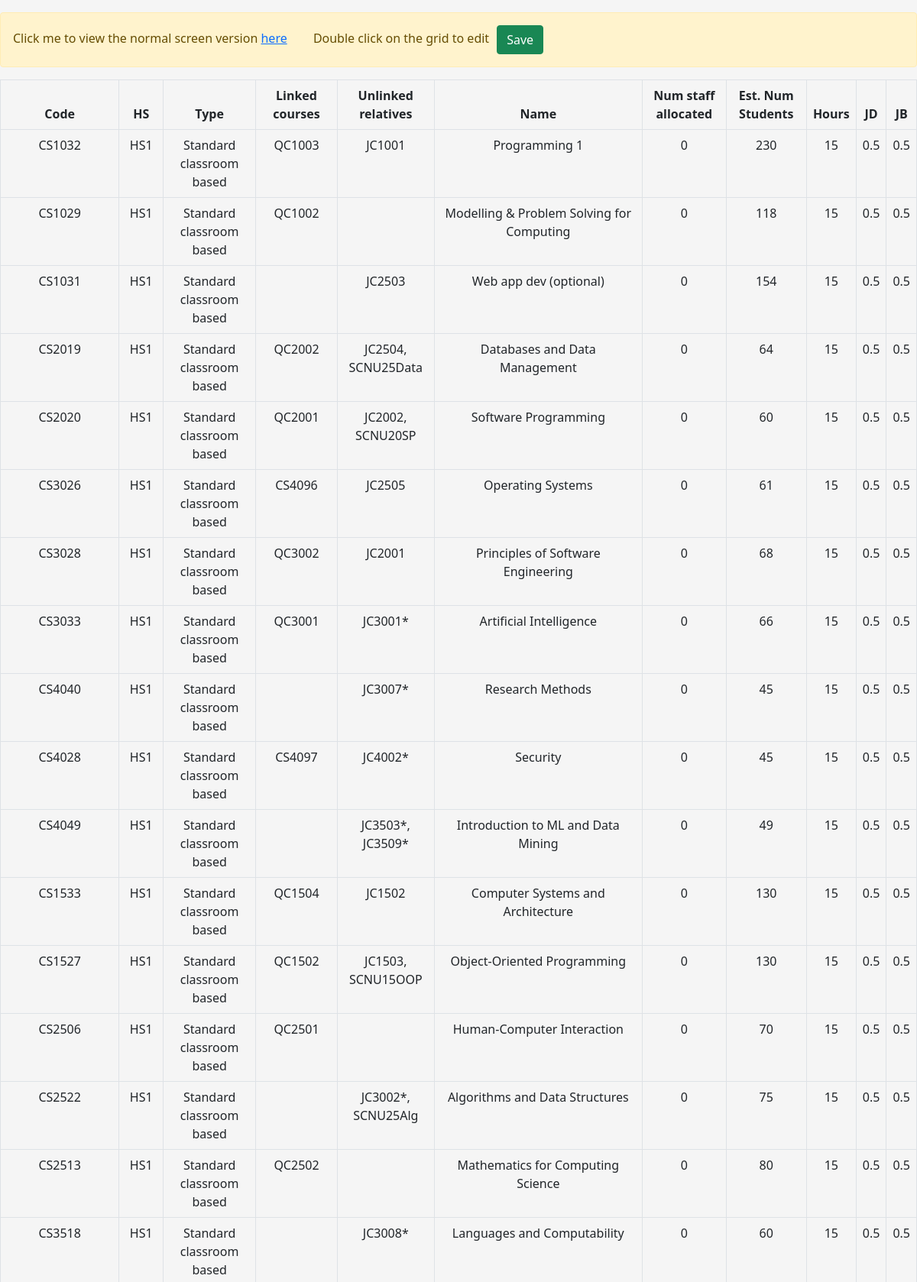
The page /staffvModules/full/ (upper part) on the database its author committed.
### staffvModules/models.py (models this page shows, shortened)
class Course(models.Model):
    id = models.AutoField(primary_key=True)
    code = models.CharField(max_length=100)
    linked_courses = models.CharField(max_length=100)
    unlinked_relatives = models.CharField(max_length=100)
    name = models.CharField(max_length=100)
    type = models.CharField(max_length=100, null=True, blank=True)
    hs = models.CharField(max_length=100, null=True, blank=True)
    num_staff_allocated = models.IntegerField()
    est_num_students = models.IntegerField()
    hours = models.IntegerField()
    create_time = models.DateTimeField(auto_now_add=True)
    is_delete = models.BooleanField(default=False)
    class Meta:
        db_table = 'balancer_course'

### staffvModules/views.py (the view)
# urls.py: path('full/', views.full_list, name='staffvModules_full_course_list'),
def full_list(request, category=None):
    if category == 'project':
        items = Project.objects.filter(is_delete=0)
        template_name = 'full/full_project_list.html'
    elif category == 'adminrole':
        items = AdminRole.objects.filter(is_delete=0)
        template_name = 'full/full_adminrole_list.html'
    elif category == 'schoolrole':
        items = SchoolRole.objects.filter(is_delete=0)
        template_name = 'full/full_schoolrole_list.html'
    elif category == 'unirole':
        items = UniRole.objects.filter(is_delete=0)
        template_name = 'full/full_unirole_list.html'
    else:
        items = Course.objects.filter(is_delete=0)
        template_name = 'full/full_course_list.html'
    context = {'list': items}
    return render(request, template_name, context)

### staffvModules/templates/full/full_course_list.html (shortened to what this page needs)
{% include 'common/header.html' %}
<div class="main-content">
    <div class="container my-3">
        <div class="alert alert-warning mt-3" role="alert">
            Click me to view the normal screen version <a href="/staffvModules/">here</a>
            <span  style="margin-left: 30px;">Double click on the grid to edit</span><button class="btn btn-success" style="margin-left: 10px;" onclick="alert('This feature has not yet been developed')">Save</button>
        </div>
        <div class="tab-content" id="myTabsContent">
            <div class="tab-pane fade show active" id="courses" role="tabpanel" aria-labelledby="coursesTab">
                <div class="table-responsive">
                    <table class="table table-bordered table-hover">
                        <thead>
                            <tr>
                                <th>Code</th>
                                <th>HS</th>
                                <th>Type</th>
                                <th>Linked courses</th>
                                <th>Unlinked relatives</th>
                                <th>Name</th>
                                <th>Num staff allocated</th>
                                <th>Est. Num Students</th>
                                <th>Hours</th>
                                <th>JD</th>
                                <th>JB</th>
                            </tr>
                        </thead>
                        <tbody>
                            {% for course in list %}
                            <tr>
                                <td ondblclick="editCell(this)">{{ course.code }}</td>
                                <td ondblclick="editCell(this)">{{ course.hs }}</td>
                                <td ondblclick="editCell(this)">{{ course.type }}</td>
                                <td ondblclick="editCell(this)">{{ course.linked_courses }}</td>
                                <td ondblclick="editCell(this)">{{ course.unlinked_relatives }}</td>
                                <td ondblclick="editCell(this)">{{ course.name }}</td>
                                <td ondblclick="editCell(this)">{{ course.num_staff_allocated }}</td>
                                <td ondblclick="editCell(this)">{{ course.est_num_students }}</td>
                                <td ondblclick="editCell(this)">{{ course.hours }}</td>
                                <td ondblclick="editCell(this)">0.5</td>
                                <td ondblclick="editCell(this)">0.5</td>
                            </tr>
                            {% endfor %}
                        </tbody>
                    </table>
                </div>
            </div>
        </div>
    </div>
</div>

### templates/common/header.html (style rules this page uses)
body { background-color: #f5f5f5; }

### staffvModules/templates/full/full_course_list.html (style rules this page uses)
.container.my-3 { width: 100%; max-width: 100%; padding-left: 0; padding-right: 0; }
.table { width: 100%; }
.table thead th { text-align: center; font-weight: bold; }
.table tbody td { text-align: center; position: relative; cursor: pointer; }

### rows shown on the page
Course: code "CS1032", hs "HS1", type "Standard classroom based", linked_courses "QC1003", unlinked_relatives "JC1001", name "Programming 1", num_staff_allocated "0", est_num_students "230", hours "15"
Course: code "CS1029", hs "HS1", type "Standard classroom based", linked_courses "QC1002", name "Modelling & Problem Solving for Computing", num_staff_allocated "0", est_num_students "118", hours "15"
Course: code "CS1031", hs "HS1", type "Standard classroom based", unlinked_relatives "JC2503", name "Web app dev (optional)", num_staff_allocated "0", est_num_students "154", hours "15"
Course: code "CS2019", hs "HS1", type "Standard classroom based", linked_courses "QC2002", unlinked_relatives "JC2504, SCNU25Data", name "Databases and Data Management", num_staff_allocated "0", est_num_students "64", hours "15"
Course: code "CS2020", hs "HS1", type "Standard classroom based", linked_courses "QC2001", unlinked_relatives "JC2002, SCNU20SP", name "Software Programming", num_staff_allocated "0", est_num_students "60", hours "15"
Course: code "CS3026", hs "HS1", type "Standard classroom based", linked_courses "CS4096", unlinked_relatives "JC2505", name "Operating Systems", num_staff_allocated "0", est_num_students "61", hours "15"
Course: code "CS3028", hs "HS1", type "Standard classroom based", linked_courses "QC3002", unlinked_relatives "JC2001", name "Principles of Software Engineering", num_staff_allocated "0", est_num_students "68", hours "15"
Course: code "CS3033", hs "HS1", type "Standard classroom based", linked_courses "QC3001", unlinked_relatives "JC3001*", name "Artificial Intelligence", num_staff_allocated "0", est_num_students "66", hours "15"
Course: code "CS4040", hs "HS1", type "Standard classroom based", unlinked_relatives "JC3007*", name "Research Methods", num_staff_allocated "0", est_num_students "45", hours "15"
Course: code "CS4028", hs "HS1", type "Standard classroom based", linked_courses "CS4097", unlinked_relatives "JC4002*", name "Security", num_staff_allocated "0", est_num_students "45", hours "15"
Course: code "CS4049", hs "HS1", type "Standard classroom based", unlinked_relatives "JC3503*, JC3509*", name "Introduction to ML and Data Mining", num_staff_allocated "0", est_num_students "49", hours "15"
Course: code "CS1533", hs "HS1", type "Standard classroom based", linked_courses "QC1504", unlinked_relatives "JC1502", name "Computer Systems and Architecture", num_staff_allocated "0", est_num_students "130", hours "15"
Course: code "CS1527", hs "HS1", type "Standard classroom based", linked_courses "QC1502", unlinked_relatives "JC1503, SCNU15OOP", name "Object-Oriented Programming", num_staff_allocated "0", est_num_students "130", hours "15"
Course: code "CS2506", hs "HS1", type "Standard classroom based", linked_courses "QC2501", name "Human-Computer Interaction", num_staff_allocated "0", est_num_students "70", hours "15"
Course: code "CS2522", hs "HS1", type "Standard classroom based", unlinked_relatives "JC3002*, SCNU25Alg", name "Algorithms and Data Structures", num_staff_allocated "0", est_num_students "75", hours "15"
Course: code "CS2513", hs "HS1", type "Standard classroom based", linked_courses "QC2502", name "Mathematics for Computing Science", num_staff_allocated "0", est_num_students "80", hours "15"
Course: code "CS3518", hs "HS1", type "Standard classroom based", unlinked_relatives "JC3008*", name "Languages and Computability", num_staff_allocated "0", est_num_students "60", hours "15"
